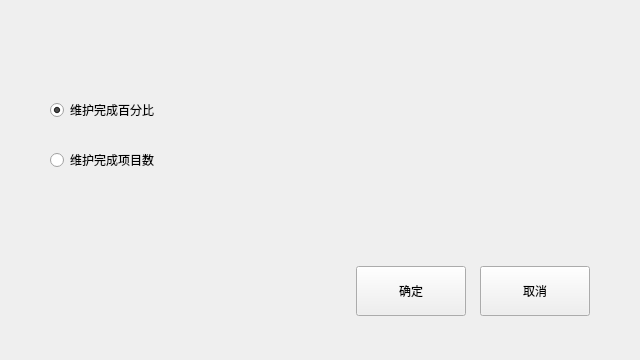
<?xml version="1.0" encoding="UTF-8"?>
<ui version="4.0">
 <class>MaintainProgressFmtCfgDlg</class>
 <widget class="BaseDlg" name="MaintainProgressFmtCfgDlg">
  <property name="geometry">
   <rect>
    <x>0</x>
    <y>0</y>
    <width>640</width>
    <height>360</height>
   </rect>
  </property>
  <property name="windowTitle">
   <string>MaintainProgressFmtCfgDlg</string>
  </property>
  <widget class="QPushButton" name="CancelBtn">
   <property name="geometry">
    <rect>
     <x>480</x>
     <y>266</y>
     <width>110</width>
     <height>50</height>
    </rect>
   </property>
   <property name="minimumSize">
    <size>
     <width>110</width>
     <height>50</height>
    </size>
   </property>
   <property name="maximumSize">
    <size>
     <width>16777215</width>
     <height>50</height>
    </size>
   </property>
   <property name="text">
    <string>取消</string>
   </property>
   <property name="buttons" stdset="0">
    <string>btn_dlg</string>
   </property>
  </widget>
  <widget class="QPushButton" name="OkBtn">
   <property name="geometry">
    <rect>
     <x>356</x>
     <y>266</y>
     <width>110</width>
     <height>50</height>
    </rect>
   </property>
   <property name="minimumSize">
    <size>
     <width>110</width>
     <height>50</height>
    </size>
   </property>
   <property name="maximumSize">
    <size>
     <width>16777215</width>
     <height>50</height>
    </size>
   </property>
   <property name="text">
    <string>确定</string>
   </property>
   <property name="buttons" stdset="0">
    <string>btn_dlg</string>
   </property>
  </widget>
  <widget class="QRadioButton" name="PercentRBtn">
   <property name="geometry">
    <rect>
     <x>50</x>
     <y>90</y>
     <width>481</width>
     <height>40</height>
    </rect>
   </property>
   <property name="text">
    <string>维护完成百分比</string>
   </property>
   <property name="checked">
    <bool>true</bool>
   </property>
  </widget>
  <widget class="QRadioButton" name="ItemCntRBtn">
   <property name="geometry">
    <rect>
     <x>50</x>
     <y>140</y>
     <width>481</width>
     <height>40</height>
    </rect>
   </property>
   <property name="text">
    <string>维护完成项目数</string>
   </property>
  </widget>
 </widget>
 <layoutdefault spacing="6" margin="11"/>
 <customwidgets>
  <customwidget>
   <class>BaseDlg</class>
   <extends>QWidget</extends>
   <header>basedlg.h</header>
   <container>1</container>
  </customwidget>
 </customwidgets>
 <resources/>
 <connections/>
</ui>
